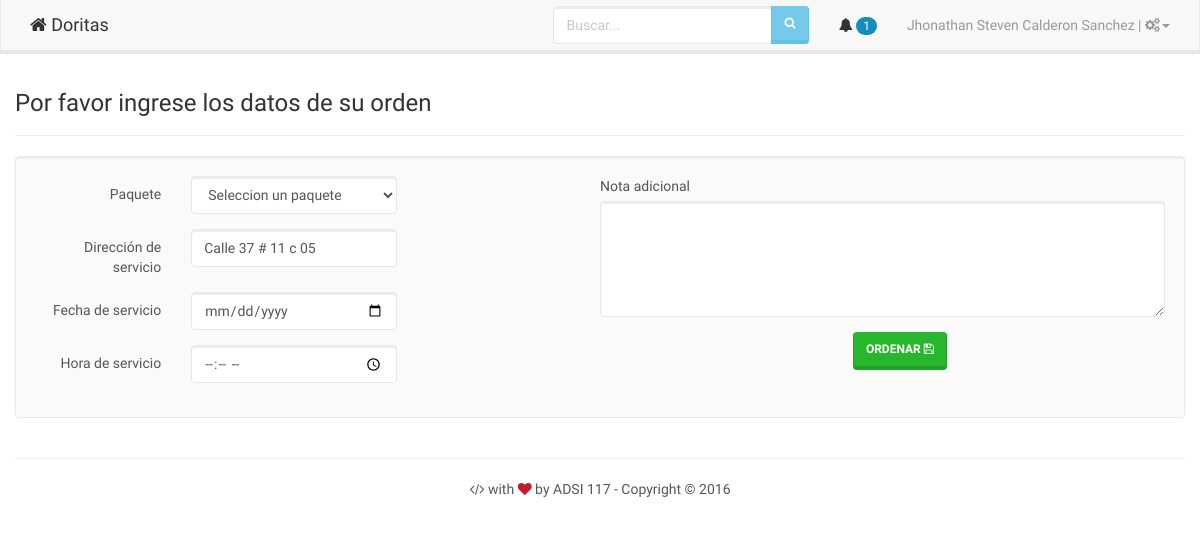
The app's page /?view=new (signed in) with its own data.
### tables this page shows
CREATE TABLE `usuario` (
  `id` int(11) NOT NULL,
  `id_per` int(11) DEFAULT '0' COMMENT 'Id de perfil que tiene usuario',
  `tip_doc` int(11) DEFAULT '0' COMMENT 'Tipo documento',
  `num_doc` varchar(20) DEFAULT NULL COMMENT 'Numero documento',
  `nom_usr` varchar(60) DEFAULT NULL COMMENT 'Nombre de usuario',
  `ape_usr` varchar(60) DEFAULT NULL COMMENT 'Aprllido de usuario',
  `tel_usr` varchar(12) DEFAULT '0' COMMENT 'Telefono de usuario',
  `cel_usr` varchar(12) DEFAULT '0' COMMENT 'Celular de usuario',
  `pais` int(11) DEFAULT '1',
  `depto` int(11) DEFAULT '76',
  `ciu_usr` int(11) DEFAULT '1004',
  `dir_usr` varchar(45) DEFAULT NULL COMMENT 'Direccion de usuario',
  `id_est` int(11) DEFAULT '0' COMMENT 'Estado de usuario',
  `email` varchar(45) DEFAULT NULL,
  `passw` varchar(45) DEFAULT NULL,
  `keyreg` varchar(50) NOT NULL
);

### core/bin/function/users.php (called while the page is built, shortened)
<?php
function usuarios(){
  $db = new Conexion();
  $sql = $db->query("SELECT * FROM usuario;");
  if ($db->rows($sql) > 0) {
    while ($u = $db->recorrer($sql)) {
      $user[$u['id']] = array(
        'id' => $u['id'],
        'id_per' => $u['id_per'],
        'tip_doc' => $u['tip_doc'],
        'num_doc' => $u['num_doc'],
        'nom_usr' => $u['nom_usr'],
        'ape_usr' => $u['ape_usr'],
        'tel_usr' => $u['tel_usr'],
        'cel_usr' => $u['cel_usr'],
        'pais' => $u['pais'],
        'depto' => $u['depto'],
        'ciu_usr' => $u['ciu_usr'],
        'dir_usr' => $u['dir_usr'],
        'id_est' => $u['id_est'],
        'email' => $u['email'],
        'passw' => $u['passw'],
        'keyreg' => $u['keyreg']
      );
    }
  } else {
    $user = false;
  }
  return $user;
}
 ?>

### core/core.php (called while the page is built, shortened)
<?php
require("core/models/class.Conexion.php");
require("core/bin/function/users.php");
$usr = usuarios();
?>

### core/models/class.Conexion.php (called while the page is built, shortened)
<?php
class Conexion extends mysqli{
  public function rows($query){
    return mysqli_num_rows($query);
  }
  public function recorrer($query){
    return mysqli_fetch_array($query);
  }
}
 ?>

### html/public/nuevo.php (the view, shortened to what this page needs)
<?php
include('html/overall/header.php');
include('html/overall/navbar.php');
?>
    <div class="row m-t-50">
      <div class="col-lg-12">
        <div class="container">
          <div class="row">
            <div class="page-header">
              <h3 class="">
                Por favor ingrese los datos de su orden
              </h3>
            </div>
          </div>
          <div class="row well">
            <div class="form-horizontal">
              <div class="col-sm-12 col-lg-6">
                <div class="form-group">
                  <label for="inputTeléfono" class="col-lg-3 control-label">Paquete</label>
                    <div class="col-lg-5">
                      <select name="" id="servicio" class="form-control">
                        <option value="0">Seleccion un paquete</option>
                      </select>
                    </div>
                </div>
                <div class="form-group">
                  <label for="inputDireccion" class="col-lg-3 control-label">Dirección de servicio</label>
                  <div class="col-lg-5">
                    <?php
                      if ($usr[$_SESSION['app_id']]['dir_usr'] == null) {
                        echo '<input type="text" class="form-control" placeholder="Dirección de servicio" id="di_servicio">';
                      } else {
                        echo '<input value="'.$usr[$_SESSION['app_id']]['dir_usr'].'" type="text" class="form-control" placeholder="Dirección" id="di_servicio">';
                      }
                     ?>
                  </div>
                </div>
                <div class="form-group">
                  <label for="inputPais" class="col-lg-3 control-label">Fecha de servicio</label>
                  <div class="col-lg-5">
                    <input type="date" class="form-control" id="fe_servicio"  min='<?php echo date("Y-m-d") ?>'>
                  </div>
                </div>
                <div class="form-group">
                  <label for="inputHora" class="col-lg-3 control-label">Hora de servicio</label>
                  <div class="col-lg-5">
                    <input type="time" class="form-control" id="ho_servicio">
                  </div>
                </div>
              </div>
              <div class="col-sm-12 col-lg-6">
                <div class="form-group">
                  <label for="">Nota adicional</label>
                  <textarea name="" rows="5" class="form-control" id="nota_servicio"></textarea>
                </div>
                <div class="col-lg-3 col-lg-offset-5">
                  <button type="button" class='btn btn-success' id="boton_ordenar">Ordenar  <i class="fa fa-floppy-o"></i></button>
                </div>
              </div>
            </div>
          </div>
        </div>
      </div>
    </div>
<?php
    include("html/overall/footer.php");
?>

### html/overall/navbar.php (shortened to what this page needs)
<nav class="navbar navbar-default navbar-fixed-top">
 <div class="container">
   <div class="navbar-header">
     <a class="navbar-brand" href="?view=on"><i class="fa fa-home"></i> Doritas</a>
   </div>
   <div class="collapse navbar-collapse" id="menuDoritas">
     <ul class="nav navbar-nav navbar-right">
       <li class="active"><a><span class="fa fa-bell"></span>
        <?php if ($usr[$_SESSION['app_id']]['cel_usr'] == 0|| $usr[$_SESSION['app_id']]['tel_usr'] == 0) {
          echo '<span class="badge">1</span></a></a>';
        } else {
          echo '<span class="badge"></span></a></a>';
        }?>
       </li>
       <li class="dropdown">
         <a href="#" class="dropdown-toggle" data-toggle="dropdown" role="button" aria-haspopup="true" aria-expanded="false">
           <?php echo $usr[$_SESSION['app_id']]['nom_usr']." ".$usr[$_SESSION['app_id']]['ape_usr']; ?>
           | <i class="fa fa-cogs"></i><span class="caret"></span>
         </a>
       </li>
     </ul>
     <form class="navbar-form navbar-right" role="search">
       <div class="input-group">
         <input type="text" class="form-control" placeholder="Buscar...">
         <span class="input-group-btn">
           <button class="btn btn-info" type="button"><i class="fa fa-search"></i></button>
         </span>
       </div>
     </form>
   </div>
 </div>
</nav>
<div class="container-fluid">

### view/css/style.css (style rules this page uses)
.m-t-50 { margin-top: 50px !important; }
.fa-heart { color: rgb(193, 30, 44); }

### records on screen
usuario: nom_usr "Jhonathan Steven", ape_usr "Calderon Sanchez", dir_usr "Calle 37 # 11 c 05"

### other values on screen
APP_FOOTER "with by ADSI 117 - Copyright © 2016"
